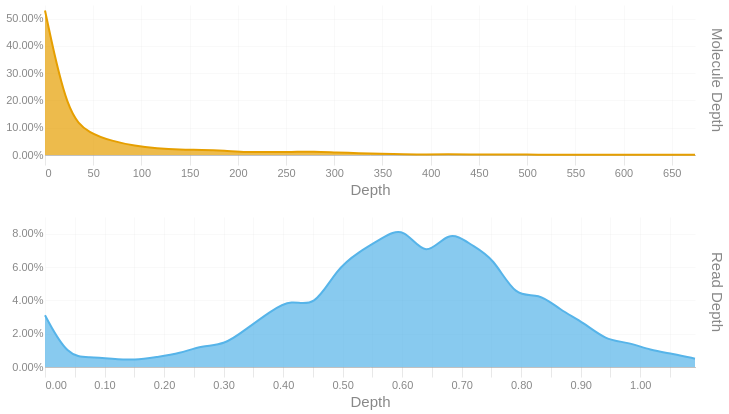

Notebook cell for this chart:
### Code cell
readdep = depth_hist(tb['Read Depth'], q99, 3)
readdep = readdep.with_columns(pl.lit('Read Depth').alias('Metric'))
if not SKIPLR:
    moldep = depth_hist(tb['Molecule Depth'], mol_q99, 1)
    moldep = moldep.with_columns(pl.lit('Molecule Depth').alias('Metric'))
    _hist = pl.concat([readdep, moldep])
    _hist = _hist.filter(pl.col('Proportion') != 0)
    with SafeRender(_hist):
        (
            alt.Chart(_hist)        
            .mark_area(interpolate = "basis")
            .encode(
                x=alt.X('Bin:Q').scale(domainMin=0).axis(alt.Axis(title='Depth')),
                y = alt.Y('Proportion:Q', title = None).axis(format = '.2%'),
                color = alt.Color('Metric:N').legend(None),
                row = alt.Row("Metric:N").header(title = None, labelOrient = 'right'),
                tooltip = [
                    alt.Tooltip("Metric:N", title = "Metric"),
                    alt.Tooltip('Interval:N', title = "Depth Interval"),
                    alt.Tooltip('Proportion:Q', title = "% Alignments").format('.2%')
                ]
            )
            .resolve_scale(x='independent', y='independent')
            .properties(
                height = 150, width = 650,
                usermeta={'embedOptions': {'downloadFileName': f'{samplename}.depth.hist'}}
            )
        ).display()
else:
    readdep = readdep.filter(pl.col('Proportion') != 0)
    with SafeRender(readdep):
        (
            alt.Chart(readdep)        
            .mark_area(interpolate = "basis")
            .encode(
                x=alt.X('Bin:Q').scale(domainMin=0).axis(alt.Axis(title='Depth')),
                y = alt.Y('Proportion:Q', title = None).axis(format = '.2%'),
                tooltip = [
                    alt.Tooltip('Interval:N', title = "Depth Interval"),
                    alt.Tooltip('Proportion:Q', title = "% Alignments").format('.2%')
                ]
            )
            .properties(
                usermeta={'embedOptions': {'downloadFileName': f'{samplename}.depth.hist'}}
            )
        ).display()

### Figure 1 — Vega-Lite specification as saved in the notebook (floating-point values rounded to 4 significant figures)
{"width": 650, "height": 150, "config": {"title": {"anchor": "start", "dy": -15, "fontSize": 18, "color": "#888888", "subtitleColor": "#888888", "subtitleFontSize": 14}, "arc": {"fill": "#0072B2"}, "axis": {"domainColor": "#888888", "domainWidth": 0.5, "gridWidth": 0.2, "grid": false, "titleFontWeight": 400, "titleFontSize": 15, "labelFontSize": 11, "labelColor": "#888888", "tickColor": "#888888", "tickWidth": 0.2, "titleColor": "#888888"}, "axisBand": {"grid": false}, "axisX": {"grid": true, "tickSize": 10, "domainCap": "round"}, "axisY": {"domain": false, "grid": true, "tickSize": 0, "domainCap": "round"}, "background": "transparent", "header": {"labelFontSize": 15, "labelColor": "#888888", "titleFontSize": 15, "titleFontWeight": 600, "titleColor": "#888888"}, "legend": {"labelFont": "sans-serif", "labelFontSize": 12, "labelColor": "#888888", "symbolSize": 100, "symbolType": "circle", "titleFontSize": 12, "titlePadding": 10, "titleColor": "#888888", "title": null}, "range": {"category": ["#E69F00", "#56B4E9", "#009E73", "#F0E442", "#0072B2", "#D55E00", "#CC79A7", "#000000"], "diverging": ["#cfe8f3", "#a2d4ec", "#73bfe2", "#46abdb", "#1696d2", "#12719e"]}, "area": {"fill": "#0072B2", "fillOpacity": 0.7, "line": true, "strokeOpacity": 0.7}, "line": {"color": "#0072B2", "stroke": "#0072B2", "strokeWidth": 2}, "trail": {"color": "#0072B2", "stroke": "#0072B2", "strokeWidth": 0, "size": 1}, "point": {"filled": true, "fillOpacity": 1.0, "size": 95}, "text": {"color": "#888888", "fontSize": 11, "align": "right", "fontWeight": 400, "size": 11}, "bar": {"fill": "#0072B2", "stroke": null}, "view": {"stroke": null, "continuousWidth": 660, "continuousHeight": 400}}, "data": {"name": "data-4e41c606872e3addd847438e1744de99"}, "mark": {"type": "area", "interpolate": "basis"}, "encoding": {"color": {"field": "Metric", "legend": null, "type": "nominal"}, "row": {"field": "Metric", "header": {"title": null, "labelOrient": "right"}, "type": "nominal"}, "tooltip": [{"field": "Metric", "title": "Metric", "type": "nominal"}, {"field": "Interval", "title": "Depth Interval", "type": "nominal"}, {"field": "Proportion", "format": ".2%", "title": "% Alignments", "type": "quantitative"}], "x": {"axis": {"title": "Depth"}, "field": "Bin", "scale": {"domainMin": 0}, "type": "quantitative"}, "y": {"axis": {"format": ".2%"}, "field": "Proportion", "title": null, "type": "quantitative"}}, "resolve": {"scale": {"x": "independent", "y": "independent"}}, "usermeta": {"embedOptions": {"downloadFileName": "S1_Tusket_005.depth.hist"}}, "$schema": "https://vega.github.io/schema/vega-lite/v6.1.0.json", "datasets": {"data-4e41c606872e3addd847438e1744de99": [{"Bin": 0.0, "Interval": "0.0-0.038", "Proportion": 0.031, "Metric": "Read Depth"}, {"Bin": 0.038, "Interval": "0.038-0.075", "Proportion": 0.006, "Metric": "Read Depth"}, {"Bin": 0.075, "Interval": "0.075-0.113", "Proportion": 0.006, "Metric": "Read Depth"}, {"Bin": 0.113, "Interval": "0.113-0.151", "Proportion": 0.005, "Metric": "Read Depth"}, {"Bin": 0.151, "Interval": "0.151-0.188", "Proportion": 0.004, "Metric": "Read Depth"}, {"Bin": 0.188, "Interval": "0.188-0.226", "Proportion": 0.006, "Metric": "Read Depth"}, {"Bin": 0.226, "Interval": "0.226-0.264", "Proportion": 0.008, "Metric": "Read Depth"}, {"Bin": 0.264, "Interval": "0.264-0.301", "Proportion": 0.013, "Metric": "Read Depth"}, {"Bin": 0.301, "Interval": "0.301-0.339", "Proportion": 0.013, "Metric": "Read Depth"}, {"Bin": 0.339, "Interval": "0.339-0.377", "Proportion": 0.023, "Metric": "Read Depth"}, {"Bin": 0.377, "Interval": "0.377-0.414", "Proportion": 0.033, "Metric": "Read Depth"}, {"Bin": 0.414, "Interval": "0.414-0.452", "Proportion": 0.041, "Metric": "Read Depth"}, {"Bin": 0.452, "Interval": "0.452-0.49", "Proportion": 0.035, "Metric": "Read Depth"}, {"Bin": 0.49, "Interval": "0.49-0.527", "Proportion": 0.059, "Metric": "Read Depth"}, {"Bin": 0.527, "Interval": "0.527-0.565", "Proportion": 0.069, "Metric": "Read Depth"}, {"Bin": 0.565, "Interval": "0.565-0.603", "Proportion": 0.077, "Metric": "Read Depth"}, {"Bin": 0.603, "Interval": "0.603-0.64", "Proportion": 0.085, "Metric": "Read Depth"}, {"Bin": 0.64, "Interval": "0.64-0.678", "Proportion": 0.064, "Metric": "Read Depth"}, {"Bin": 0.678, "Interval": "0.678-0.716", "Proportion": 0.083, "Metric": "Read Depth"}, {"Bin": 0.716, "Interval": "0.716-0.753", "Proportion": 0.073, "Metric": "Read Depth"}, {"Bin": 0.753, "Interval": "0.753-0.791", "Proportion": 0.066, "Metric": "Read Depth"}, {"Bin": 0.791, "Interval": "0.791-0.829", "Proportion": 0.041, "Metric": "Read Depth"}, {"Bin": 0.829, "Interval": "0.829-0.866", "Proportion": 0.045, "Metric": "Read Depth"}, {"Bin": 0.866, "Interval": "0.866-0.904", "Proportion": 0.034, "Metric": "Read Depth"}, {"Bin": 0.904, "Interval": "0.904-0.942", "Proportion": 0.027, "Metric": "Read Depth"}, {"Bin": 0.942, "Interval": "0.942-0.979", "Proportion": 0.016, "Metric": "Read Depth"}, {"Bin": 0.979, "Interval": "0.979-1.017", "Proportion": 0.015, "Metric": "Read Depth"}, {"Bin": 1.017, "Interval": "1.017-1.055", "Proportion": 0.01, "Metric": "Read Depth"}, {"Bin": 1.055, "Interval": "1.055-1.092", "Proportion": 0.008, "Metric": "Read Depth"}, {"Bin": 1.092, "Interval": "1.092-1.13", "Proportion": 0.005, "Metric": "Read Depth"}, {"Bin": 0.0, "Interval": "0.0-23.2", "Proportion": 0.53, "Metric": "Molecule Depth"}, {"Bin": 23.2, "Interval": "23.2-46.5", "Proportion": 0.144, "Metric": "Molecule Depth"}, {"Bin": 46.5, "Interval": "46.5-69.7", "Proportion": 0.079, "Metric": "Molecule Depth"}, {"Bin": 69.7, "Interval": "69.7-93.0", "Proportion": 0.051, "Metric": "Molecule Depth"}, {"Bin": 93.0, "Interval": "93.0-116.2", "Proportion": 0.033, "Metric": "Molecule Depth"}, {"Bin": 116.2, "Interval": "116.2-139.5", "Proportion": 0.024, "Metric": "Molecule Depth"}, {"Bin": 139.5, "Interval": "139.5-162.7", "Proportion": 0.019, "Metric": "Molecule Depth"}, {"Bin": 162.7, "Interval": "162.7-186.0", "Proportion": 0.019, "Metric": "Molecule Depth"}, {"Bin": 186.0, "Interval": "186.0-209.2", "Proportion": 0.016, "Metric": "Molecule Depth"}, {"Bin": 209.2, "Interval": "209.2-232.4", "Proportion": 0.01, "Metric": "Molecule Depth"}, {"Bin": 232.4, "Interval": "232.4-255.7", "Proportion": 0.011, "Metric": "Molecule Depth"}, {"Bin": 255.7, "Interval": "255.7-278.9", "Proportion": 0.011, "Metric": "Molecule Depth"}, {"Bin": 278.9, "Interval": "278.9-302.2", "Proportion": 0.013, "Metric": "Molecule Depth"}, {"Bin": 302.2, "Interval": "302.2-325.4", "Proportion": 0.009, "Metric": "Molecule Depth"}, {"Bin": 325.4, "Interval": "325.4-348.7", "Proportion": 0.007, "Metric": "Molecule Depth"}, {"Bin": 348.7, "Interval": "348.7-371.9", "Proportion": 0.004, "Metric": "Molecule Depth"}, {"Bin": 371.9, "Interval": "371.9-395.2", "Proportion": 0.002, "Metric": "Molecule Depth"}, {"Bin": 395.2, "Interval": "395.2-418.4", "Proportion": 0.002, "Metric": "Molecule Depth"}, {"Bin": 418.4, "Interval": "418.4-441.6", "Proportion": 0.003, "Metric": "Molecule Depth"}, {"Bin": 441.6, "Interval": "441.6-464.9", "Proportion": 0.002, "Metric": "Molecule Depth"}, {"Bin": 464.9, "Interval": "464.9-488.1", "Proportion": 0.002, "Metric": "Molecule Depth"}, {"Bin": 488.1, "Interval": "488.1-511.4", "Proportion": 0.002, "Metric": "Molecule Depth"}, {"Bin": 511.4, "Interval": "511.4-534.6", "Proportion": 0.001, "Metric": "Molecule Depth"}, {"Bin": 534.6, "Interval": "534.6-557.9", "Proportion": 0.001, "Metric": "Molecule Depth"}, {"Bin": 557.9, "Interval": "557.9-581.1", "Proportion": 0.001, "Metric": "Molecule Depth"}, {"Bin": 581.1, "Interval": "581.1-604.4", "Proportion": 0.001, "Metric": "Molecule Depth"}, {"Bin": 604.4, "Interval": "604.4-627.6", "Proportion": 0.001, "Metric": "Molecule Depth"}, {"Bin": 627.6, "Interval": "627.6-650.9", "Proportion": 0.001, "Metric": "Molecule Depth"}, {"Bin": 650.9, "Interval": "650.9-674.1", "Proportion": 0.001, "Metric": "Molecule Depth"}, {"Bin": 674.1, "Interval": "674.1-697.34", "Proportion": 0.001, "Metric": "Molecule Depth"}]}}
